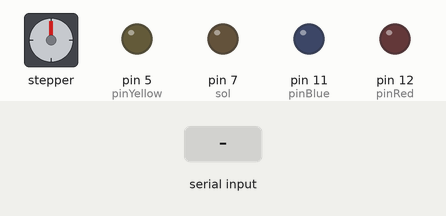
This sketch was run on a simulated Arduino Uno, built with avr-gcc and run on an emulated ATmega328P. On the bench: stepper motor, output pins drawn as LEDs (lit = HIGH). Dashed ring = blinking. The inputs (shaded band) are chosen by the test bench. Stepper angles assume 200 steps per turn.

Above: at 1.2 s.
1.3 s: "0" received over Serial
At 2.3 s:
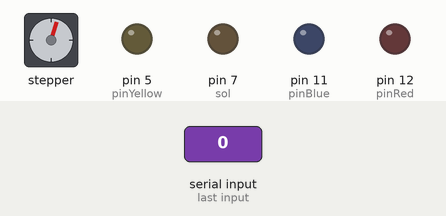
3.2 s: "1" received over Serial
At 5.4 s:
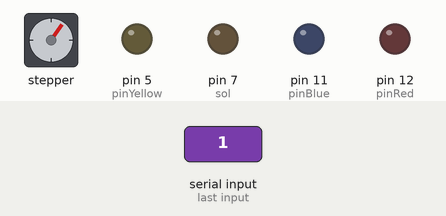
6.2 s: "2" received over Serial
At 8.8 s:
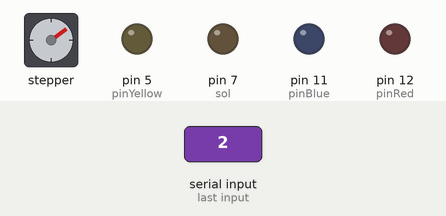
9.2 s: "3" received over Serial
At 11.1 s:
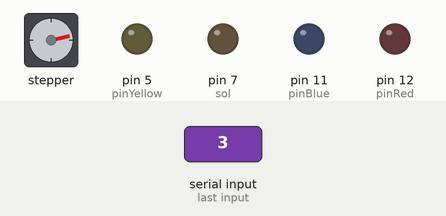
12.2 s: "4" received over Serial
At 13.3 s:
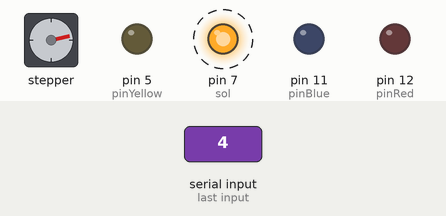
15.2 s: "8" received over Serial
At 17.0 s:
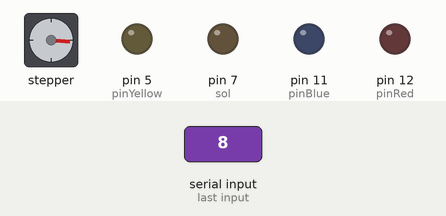
Timing chart, 0 to 18.5 s (numbered marks = the images above; inputs shaded):
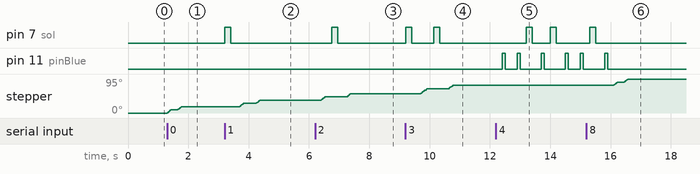

The sketch:

ArSprint2.ino
```cpp
#include <Wire.h>
#include <Adafruit_MotorShield.h>
#include <Adafruit_MS_PWMServoDriver.h>
Adafruit_MotorShield AFMS = Adafruit_MotorShield();
Adafruit_DCMotor *Motorone = AFMS.getMotor(1);
Adafruit_DCMotor *Motortwo = AFMS.getMotor(2);
Adafruit_StepperMotor *stepper = AFMS.getStepper(200, 2);


char serialData ;
int pinRed = 12; // motor
int pinYellow = 5; // solenoid
int pinBlue = 11; // paper
int sol = 7;

int serialInt;

void setup() {
  Serial.begin(9600);
  AFMS.begin();

  pinMode(pinRed, OUTPUT);
  pinMode(pinYellow, OUTPUT);
  pinMode(pinBlue,OUTPUT);
  pinMode(sol,OUTPUT);

  stepper -> setSpeed(10); // 10 rpm


}
void loop() {
  if(Serial.available() > 0) {
      serialInt = Serial.read();
      switch(serialInt){
        case '0': // 0 0
          moveSol();
          moveSol();
          break;

        case '1': // 1 0
          Punch();
          moveSol();
          noPunch();
          moveSol();
          break;

        case '2': // 0 1
          noPunch();
          moveSol();
          Punch();
          moveSol();
          break;

        case '3': // 1 1
          Punch();
          moveSSol();
          Punch();
          moveSol();
          break;

        case '4':
          noPunch();
          movePaper();
          noPunch();
          movePaper();
          Punch();
          movePaper();

        case '5':
          Punch();
          movePaper();
          noPunch();
          movePaper();
          Punch();
          movePaper();
          break;

        case '6':
          noPunch();
          movePaper();
          Punch();
          movePaper();
          Punch();
          movePaper();
          break;

         case '7':
          Punch();
          movePaper();
          Punch();
          movePaper();
          Punch();
          movePaper();
          break;

        case '8':
          moveSol();
          moveSol();
          break;
     }
  }
}

void movePaper(){
  digitalWrite(pinBlue,HIGH);
  delay(100);
  digitalWrite(pinBlue,LOW);
  delay(200);
}

void noPunch(){
  digitalWrite(sol,LOW);
  digitalWrite(pinRed,LOW);
  delay(200);
}

void Punch(){
  digitalWrite(sol,HIGH);
  delay(200);
  digitalWrite(sol,LOW);
  delay(300);
}

void moveSol(){
  stepper->step(5, FORWARD, SINGLE);
  delay(200);
}

void moveSSol(){
  stepper->step(8, FORWARD, SINGLE);
  delay(200);
}
```

Measured:
- after the input at 1.3 s, stepper: turns 18° clockwise in 0.47 s, starting at once
- after the input at 9.2 s, pin 7 (sol): alternates HIGH for 0.20 s and LOW for 0.74 s, 4 changes in all, then stays LOW, starting at once; stepper: turns 14° clockwise in 0.21 s, then 9° clockwise in 0.12 s
- after the input at 12.2 s, pin 7 (sol): alternates HIGH for 0.20 s and LOW for 0.60 s, starting after 1.0 s; pin 11 (pinBlue): LOW → HIGH after 0.20 s, → LOW 0.10 s later, → HIGH 0.40 s later, → LOW 0.10 s later, … (10 changes in this stretch)
- after the input at 15.2 s, stepper: turns 18° clockwise in 0.47 s, starting after 0.90 s
